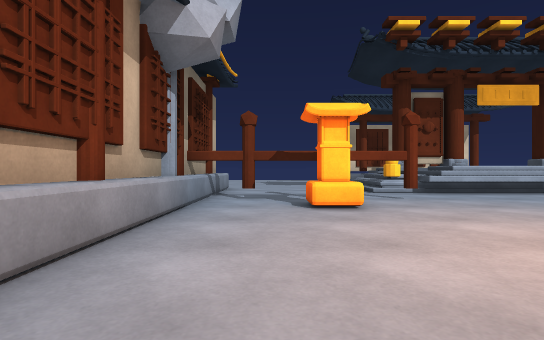
View 1 (above)

20 first-person views from a walk through a Unity game level. The camera is 0.72 m above the floor, looks level and sees 80° across. The floor is counted in squares, 1 m on a side. Each view is taken from the middle of a square. On the plan, view 1 faces up. The plan holds only what a view shows up to about 10 squares ahead; the rest is blank. The place goes on beyond the plan. Some animated figures are not drawn.

View 2
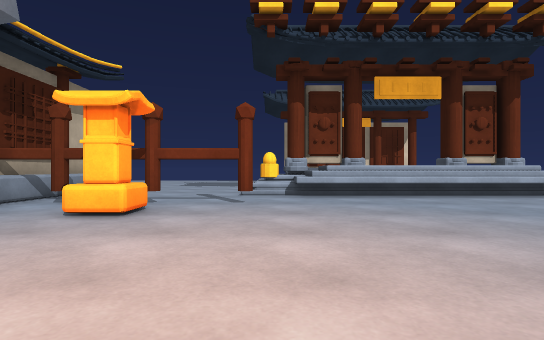

View 3
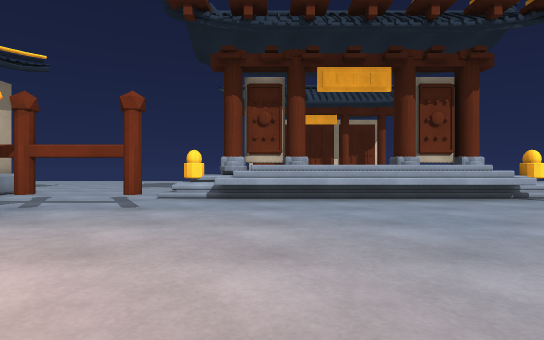

View 4
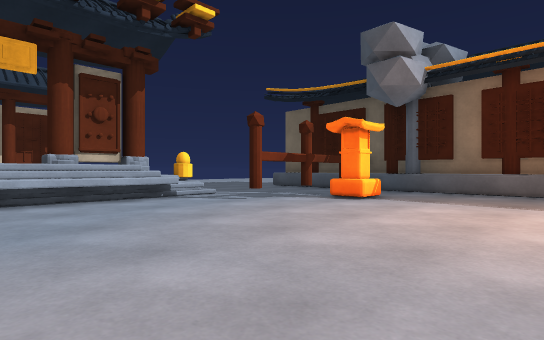

View 5
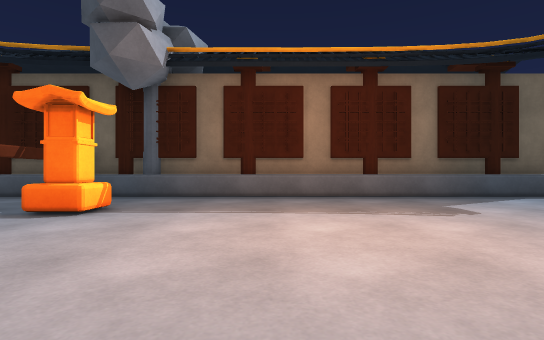

View 6
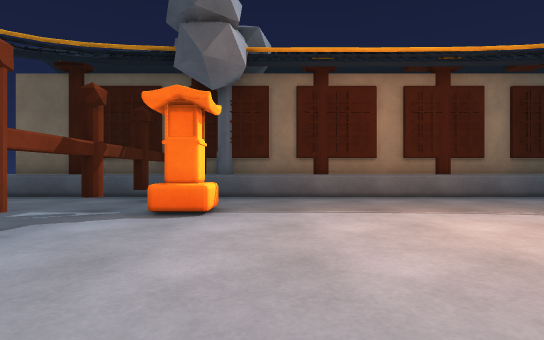

View 7
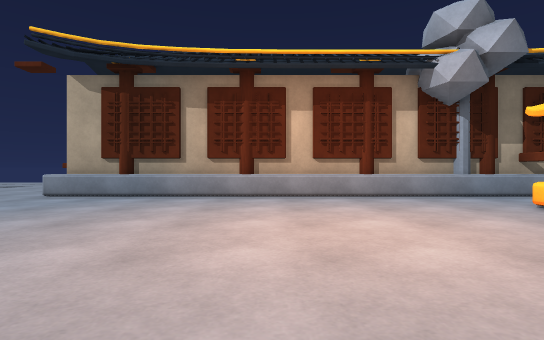

View 8
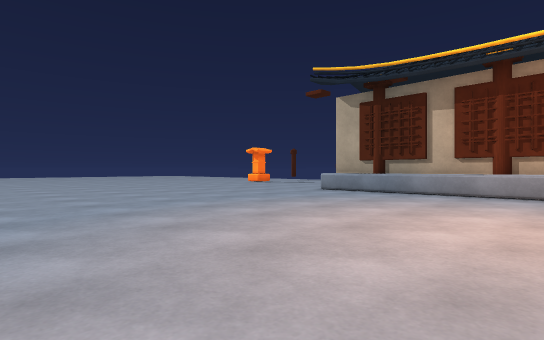

View 9
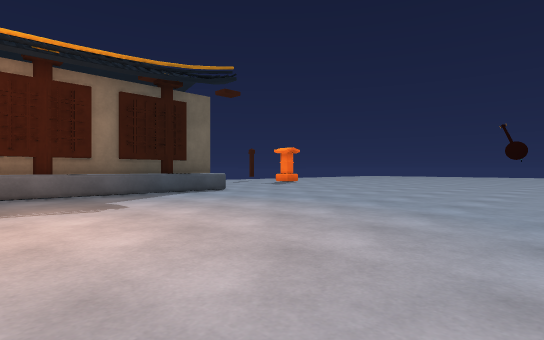

View 10
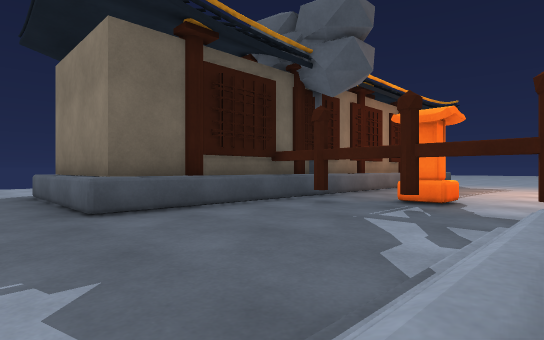

View 11
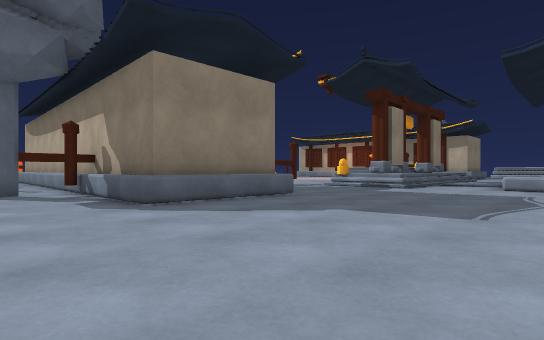

View 12
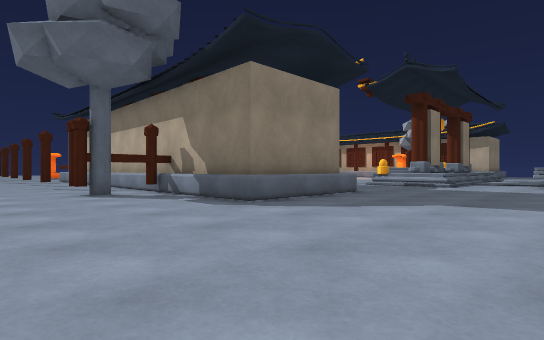

View 13
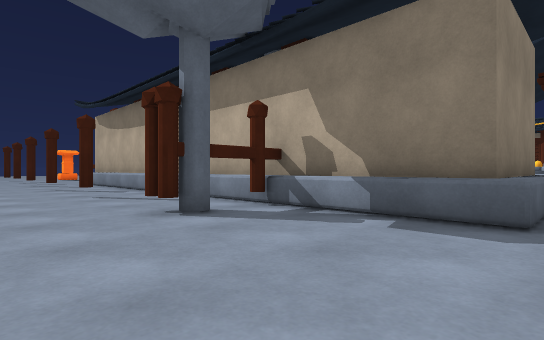

View 14
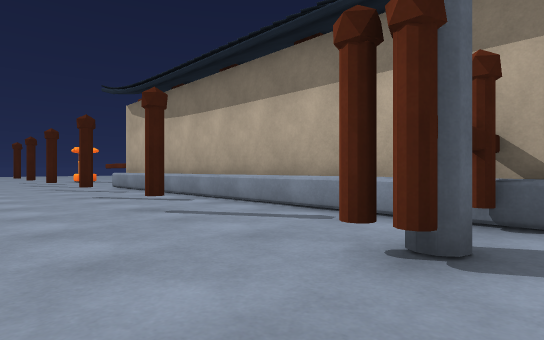

View 15
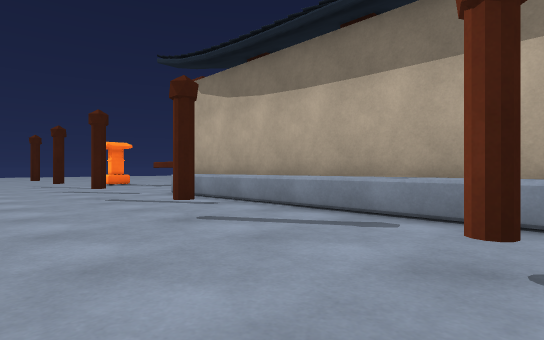

View 16
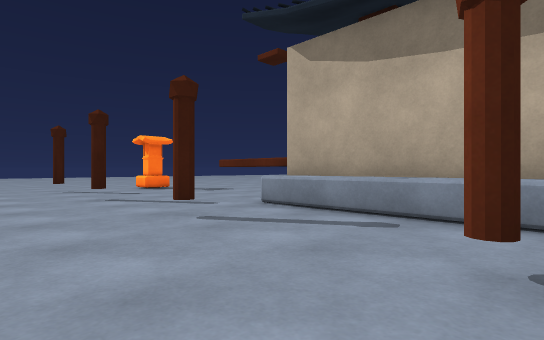

View 17
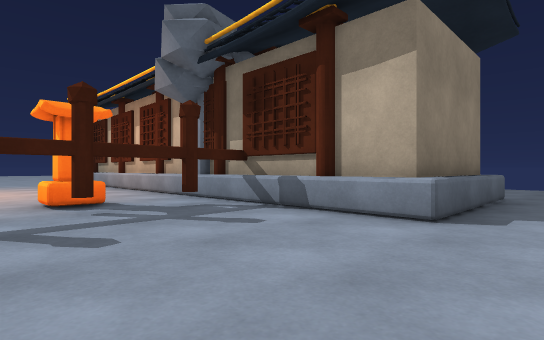

View 18
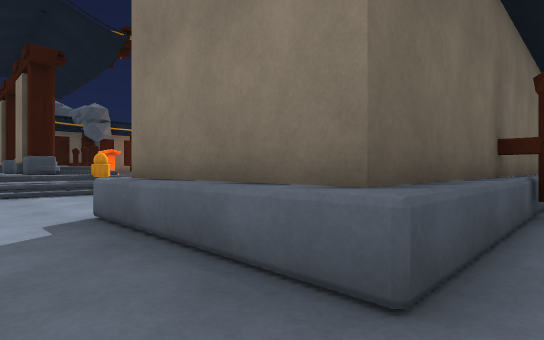

View 19
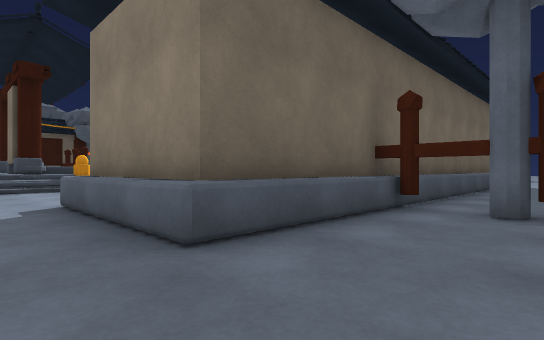

View 20
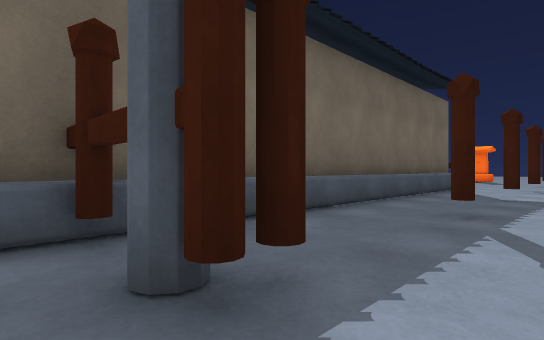

### Floor plan
Key: @ floor where view 1 was taken; # wall or solid block; . floor; / step, stairs or slope; ^ raised ledge; T thing the floor can be seen under or through; O other object.
Columns run from 10 left of view 1 to 28 right of it. Each row starts with its distance up from view 1.
 19                                ......
 18                         ...............
 17                         ...............
 16                          ..............
 15                           .............
 14  ............/         /...............
 13  ............/^^       ^...............
 12  ...^###^..../^O#O   #O^.....####^.....
 11  ...#   #..../^^^     ^^.....#   #.....
 10  ...#   O....//^^^^^^^^......O   #.....
  9 ....#   #....................#   #.....
  8 .. ##   ^TTTTT..........TTTTT#   ##O...
  7 ....#   O..T.............TT..O   #.....
  6 ....#   #................TT..#   #.....
  5 ....#   #....................#   #.....
  4 .#..#   O....................O   #.#...
  3  ...#   #....................#   #.....
  2  ...#   #....................#   #.....
  1  ...#   #....................#   #.....
  0  #..#    .@..................    #.#...
 -1  ...#   #....................#   #.....
 -2  .. #   #....................#   #.....
 -3  ..     O....................O   #.....
 -4         #.........  .........#   #.....

Positions as (right, up) in squares from view 1, and headings:
1: (0, 0), facing up
2: (4, 1), facing up
3: (6, 2), facing up
4: (8, 2), facing up-right
5: (10, 3), facing right
6: (10, 5), facing right
7: (7, 1), facing left
8: (8, 2), facing down-left
9: (9, 2), facing down-right
10: (13, 14), facing down-right
11: (26, 19), facing down-left
12: (28, 18), facing down-left
13: (28, 13), facing down-left
14: (28, 9), facing down-left
15: (28, 4), facing down-left
16: (28, 0), facing down-left
17: (3, 14), facing down-left
18: (-7, 14), facing down-right
19: (-9, 14), facing down-right
20: (-10, 9), facing down-right
